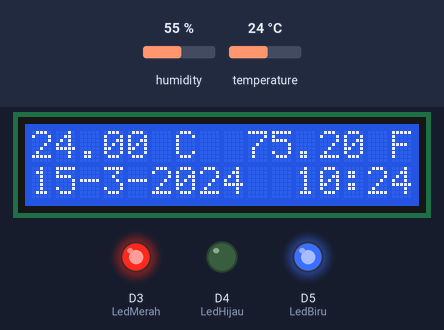
This sketch was run on a simulated ESP8266 (NodeMCU). Parts: 16×2 character LCD, output pins drawn as LEDs (lit = HIGH). The inputs (shaded band) are chosen by the test bench; at power-on: temperature 24 °C, humidity 55 %. WiFi joins after 1.5 s; servers stay silent unless stated; network time is answered at once with the bench clock; the local clock reads 2024-03-15 10:24:30 at power-on unless the sketch sets it; what the sketch prints to the serial monitor is not drawn.

Above: at 4.3 s.
4.4 s: temperature set to 28 °C
At 6.1 s:
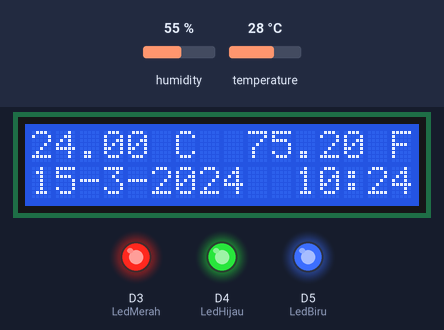
12.6 s: temperature set to 33 °C
At 13.7 s:
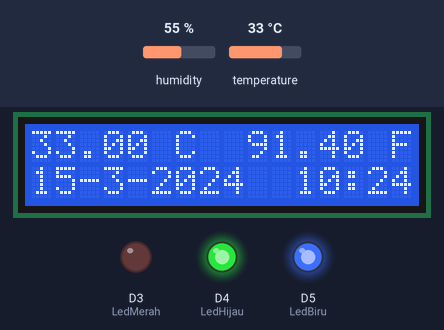
21.1 s: temperature set to 12 °C
At 25.2 s:
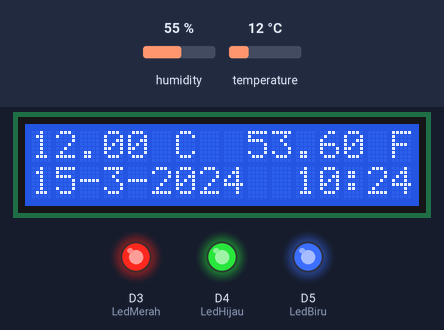
Timing chart, 0 to 31.5 s (numbered marks = the images above; inputs shaded):
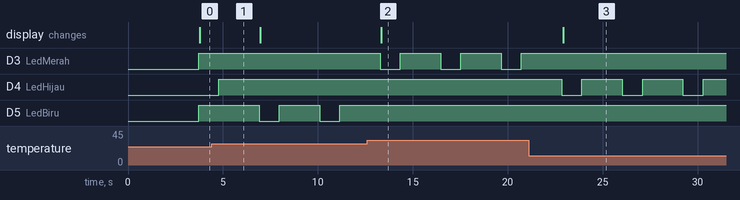

Measured:
- after the input at 4.4 s, D4 (LedHijau): goes on until 4.8 s, then stays HIGH; D5 (LedBiru): alternates HIGH for 2.1 s and LOW for 1.1 s, starting after 2.5 s
- after the input at 12.6 s, D3 (LedMerah): alternates HIGH for 2.1 s and LOW for 1.1 s, starting after 0.69 s; D5 (LedBiru): stops changing and stays HIGH; the display: changes after 0.75 s (image 2)
- after the input at 21.1 s, D3 (LedMerah): stops changing and stays HIGH; D4 (LedHijau): alternates HIGH for 2.1 s and LOW for 1.1 s, starting after 1.7 s; the display: changes after 1.8 s (image 3)

The sketch:

5.dhtlcdtime.ino
```cpp
#include <Wire.h>
#include <LiquidCrystal_I2C.h>
#include "time.h"
#include <NTPClient.h>
#include <ESP8266WiFi.h>
#include <WiFiUdp.h>
#include "DHT.h"
#define DHTread D6
#define DHTTYPE DHT11   // DHT 11
#define LedMerah D3 //D3 pin led merah
#define LedHijau D4 //D4 pin led hijau
#define LedBiru D5 //D5 pin led biru

LiquidCrystal_I2C lcd (0x27, 16,2);  //pengenalan alamat i2c
const char *ssid       = "INNOVATE BELAKANG";   //Replace with your own SSID
const char *password   = "puring11belakang";  //Replace with your own password
const long utcOffsetInSeconds = 25200;
WiFiUDP ntpUDP;
NTPClient timeClient(ntpUDP, "pool.ntp.org", utcOffsetInSeconds);
DHT dht(DHTread, DHTTYPE);

void setup() {
  Serial.begin(9600);
  lcd.init();
  lcd.clear();
  lcd.backlight();
  Serial.printf("Connecting to %s ", ssid);
  WiFi.begin(ssid, password);
  while (WiFi.status() != WL_CONNECTED) {
      delay(500);
      Serial.print(".");
  }
  timeClient.begin();
  Serial.println("CONNECTED to WIFI");
  Serial.println("DHTxx test!");
  pinMode(LedMerah, OUTPUT);
  pinMode(LedHijau, OUTPUT);
  pinMode(LedBiru, OUTPUT);
  dht.begin();
}

void loop() {
  delay(2000);
  timeClient.update();
  unsigned long epochTime = timeClient.getEpochTime();
  struct tm *ptm = gmtime ((time_t *)&epochTime);
  int cYear = ptm->tm_year+1900;
  int cMonth = ptm->tm_mon+1;
  int cDay = ptm->tm_mday;
  float h = dht.readHumidity();
  // Read temperature as Celsius (the default)
  float t = dht.readTemperature();
  float f = ( t * 1.8 ) + 32;
  if (isnan(h) || isnan(t) ) {
    Serial.println("Failed to read from DHT sensor!");
    return;
  }
  if ((dht.readTemperature() <= 27.50)){
    delay(100);
    digitalWrite(LedBiru, HIGH); // Lampu Biru Menyala
    digitalWrite(LedHijau, LOW); // Lampu Biru Menyala
    digitalWrite(LedMerah, HIGH); // Lampu hijau Mati
    Serial.print("Celcius: ");
    Serial.print(t);
    Serial.print("°C ");
    Serial.print("Fahrenheit: ");
    Serial.print(f);
    Serial.print("°F ");
    Serial.print("|Suhu Dingin|");
    Serial.print(" Humidity: ");
    Serial.print(h);
    Serial.println(" %");
  }
  else if ((dht.readTemperature() > 27.50) && (dht.readTemperature() <=28) ){
    delay(100);
    digitalWrite(LedHijau, HIGH); // Lampu hijau Mati
    digitalWrite(LedBiru, LOW); // Lampu Biru Menyala
    digitalWrite(LedMerah, HIGH); // Lampu hijau Mati
    Serial.print("Celcius: ");
    Serial.print(t);
    Serial.print("°C ");
    Serial.print("Fahrenheit: ");
    Serial.print(f);
    Serial.print("°F ");
    Serial.print("|Suhu Normal|");
    Serial.print(" Humidity: ");
    Serial.print(h);
    Serial.println(" %");
  }
   else if ((dht.readTemperature() > 28)){
    delay(100);
    digitalWrite(LedMerah, LOW); // Lampu Merah Mati
    digitalWrite(LedBiru, HIGH); // Lampu Biru Menyala
    digitalWrite(LedHijau, HIGH); // Lampu hijau Mati
    Serial.print("Celcius: ");
    Serial.print(t);
    Serial.print("°C ");
    Serial.print("Fahrenheit: ");
    Serial.print(f);
    Serial.print("°F ");
    Serial.print("|Suhu Panas|");
    Serial.print(" Humidity: ");
    Serial.print(h);
    Serial.println(" %");
  }
  Serial.print("Tanggal: ");
  Serial.print(cDay);
  Serial.print("-");
  Serial.print(cMonth);
  Serial.print("-");
  Serial.print(cYear);
  Serial.print(" ");
  Serial.print(timeClient.getHours());
  Serial.print(":");
  Serial.print(timeClient.getMinutes());
  Serial.print(" ");
  lcd.setCursor(0, 0);
  lcd.print(t);
  lcd.print(" C ");
  lcd.setCursor(9, 0);
  lcd.print(f);
  lcd.print(" F");
  lcd.setCursor(0, 1);
  lcd.print(cDay);
  lcd.print("-");
  lcd.print(cMonth);
  lcd.print("-");
  lcd.print(cYear);
  lcd.print(" ");
  lcd.print(" ");
  lcd.print(timeClient.getHours());
  lcd.print(":");
  lcd.print(timeClient.getMinutes());
  delay(1000);
  digitalWrite(LedMerah, HIGH); // Lampu Merah Mati
  digitalWrite(LedBiru, HIGH); // Lampu Biru Menyala
  digitalWrite(LedHijau, HIGH); // Lampu hijau Mati
 }
```
